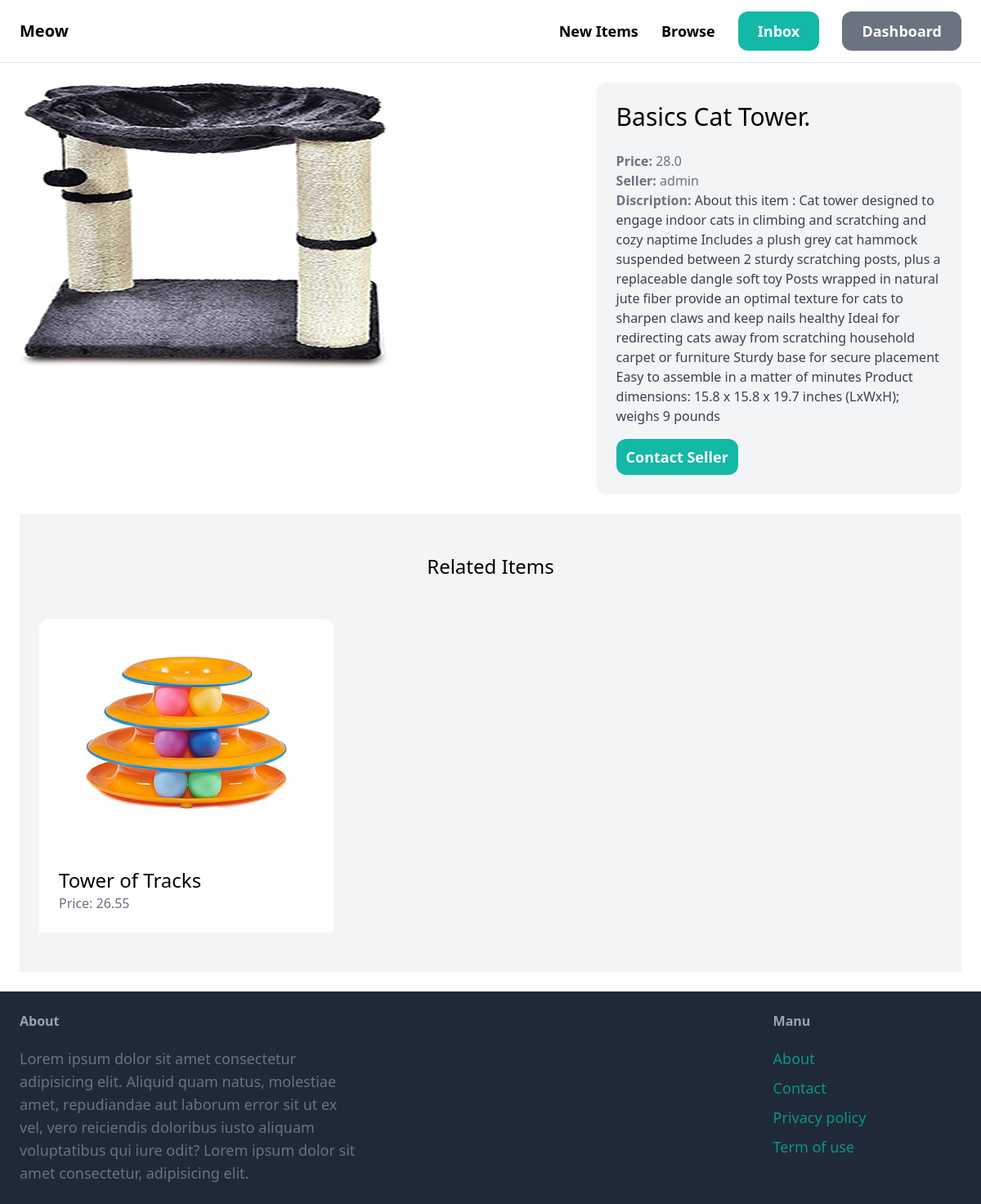
The page /items/1/ (signed in) on the database its author committed.
### item/models.py (models this page shows, shortened)
class Item(models.Model):
    category = models.ForeignKey(Category, related_name='item', on_delete=models.CASCADE)
    name = models.CharField(max_length=255)
    discription = models.TextField(blank=True, null=True)
    image = models.ImageField(upload_to='item_image', blank=True, null=True)
    price = models.FloatField()
    is_sold = models.BooleanField(default=False)
    create_by = models.ForeignKey(User, related_name='item', on_delete=models.CASCADE)
    create_at = models.DateTimeField(auto_now_add=True)
    class Meta:
        ordering = ('name',)
        verbose_name_plural = 'Items'

### item/views.py (the view)
# urls.py: path('<int:pk>/', views.Detail, name='detail'),
def Detail(request, pk):
    item = get_object_or_404(Item, pk=pk)
    related_items = Item.objects.filter(category=item.category, is_sold=False).exclude(pk=pk)[0:3]
    return render(request, 'item/detail.html', {
        'item': item,
        'related_items': related_items,
    })

### item/templates/item/detail.html (shortened to what this page needs)
{% extends 'main/base.html' %}
{% block content %}
<div class="grid grid-cols-5 gap-6">
    <div class="col-span-3">
        <img src="{{ item.image.url }}" class="rounded-xl">
    </div>
    <div class="col-span-2 p-6 bg-gray-100 rounded-xl">
        <h1 class="mb-6 text-3xl">{{ item.name}}</h1>
        <p class="text-gray-500"><strong>Price: </strong>{{ item.price }}</p>
        <p class="text-gray-500"><strong>Seller: </strong>{{ item.create_by.username }}</p>
        {% if item.discription %}
            <p class="text-gray-700">
                <strong class="text-gray-500">Discription: </strong>{{ item.discription }}
            </p>
        {% endif %}
        <a href="#" class="inline-block mt-4 px-3 py-2 text-lg font-semibold bg-teal-500 text-white rounded-xl hover:bg-teal-700">Contact Seller</a>
    </div>
</div>
<div class="mt-6 px-6 py-12 bg-gray-100 rouneded-xl">
    <h2 class="mb-12 text-2xl text-center">Related Items</h2>
    <div class="grid grid-cols-3 gap-3">
        {% for item in related_items %}
        <div>
            <a href="{% url 'item:detail' item.id %}">
                <div>
                    <img src="{{ item.image.url }}" class="rounded-t-xl" alt="item">
                </div>
                <div class="p-6 bg-white rouneded-b-xl">
                    <h2 class="text-2xl">
                        {{ item.name }}
                    </h2>
                    <p class="text-gray-500">
                        Price: {{ item.price }}
                    </p>
                </div>
            </a>
        </div>
        {% endfor %}
    </div>
</div>
{% endblock %}

### rows shown on the page
Item: image (picture), name "Basics Cat Tower.", price "28.0", create_by.username "admin", discription "About this item : Cat tower designed to engage indoor cats in climbing and scratching and cozy naptime Includes a plush grey cat hammock suspended between 2 sturdy scratching posts, plus a replaceable dangle soft toy Posts wrapped in natural jute fiber provide an optimal texture for cats to sharpen claws and keep nails healthy Ideal for redirecting cats away from scratching household carpet or furniture Sturdy base for secure placement Easy to assemble in a matter of minutes Product dimensions: 15.8 x 15.8 x 19.7 inches (LxWxH); weighs 9 pounds"
Item: image (picture), name "Tower of Tracks", price "26.55"
